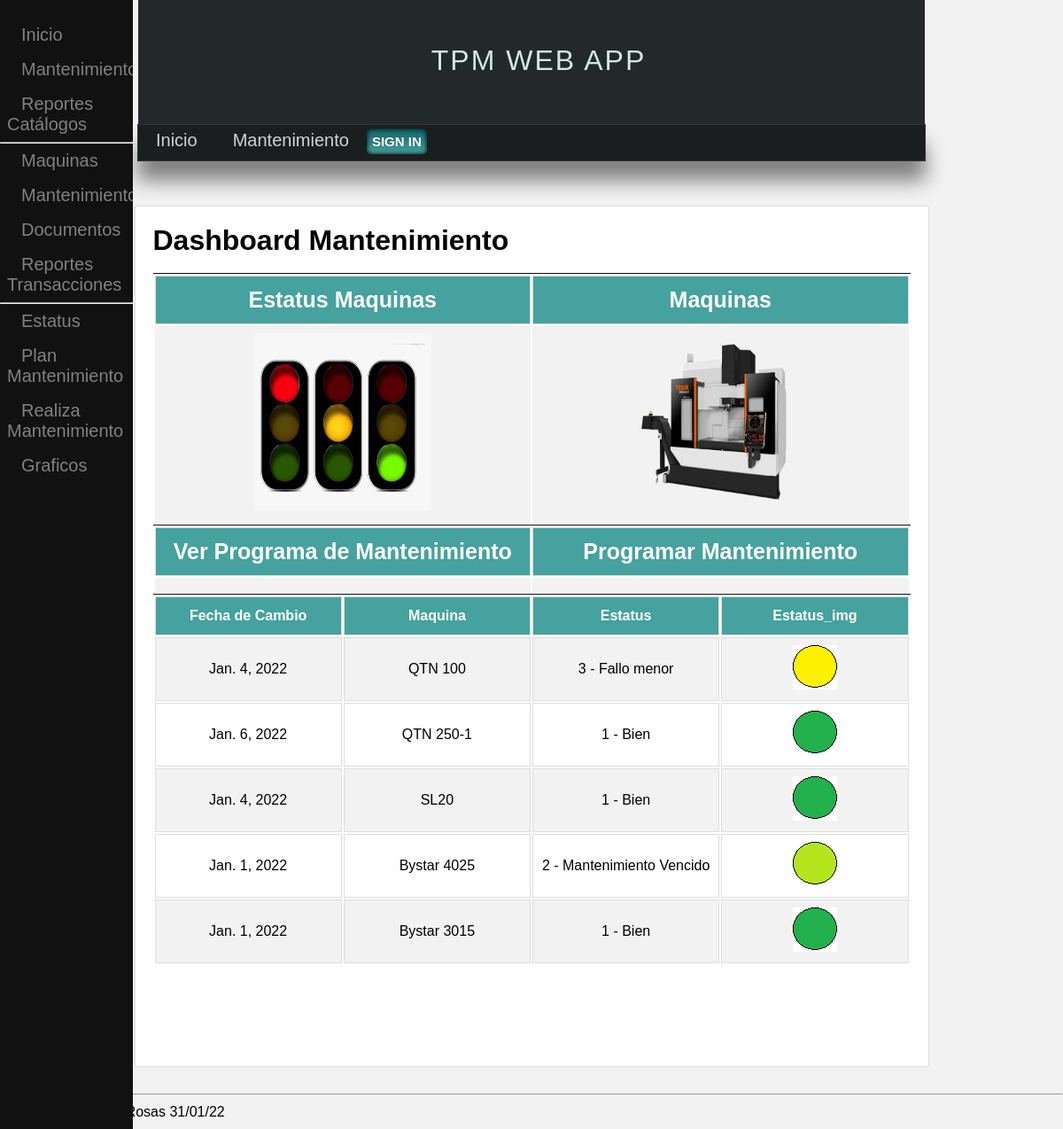
Page /mantenimiento/ on the committed database.
### mantt/models.py (models this page shows, shortened)
class Estatus(models.Model):
    fecha_cambio = models.DateField(auto_now_add=True)
    maquina = models.ForeignKey(Maquina, on_delete=CASCADE)
    estatus = models.ForeignKey(Estatus_master, on_delete=DO_NOTHING)

class Maquina(models.Model):
    nombre_maquina = models.CharField(max_length=100, blank=False, verbose_name='Maquina',unique=True)
    modelo = models.ForeignKey(Modelo, on_delete=DO_NOTHING)
    no_serie = models.CharField(max_length=100)
    codigo_kepler = models.CharField(max_length=100)
    imagen = models.ImageField(blank=True,upload_to='maquina_master')
    def __str__(self):
        return '{}'.format(self.nombre_maquina)

class Estatus_master(models.Model):
    estatus_mast = models.CharField(max_length=50)
    img_estatus = models.ImageField(upload_to='status_master', verbose_name='Indicador')
    def __str__(self):
        return '{} - {}'.format(self.id, self.estatus_mast)

### mantt/views/ini_mant.py (the view)
# urls.py: path('mantenimiento/',mt.ini_mant, name='ini_mant'),
def ini_mant(request):
    maquinas = Maquina.objects.all()
    lista = []
    for maq in maquinas:
        last_status = Estatus.objects.filter(maquina=maq).order_by('-fecha_cambio','-id')
        if len(last_status) != 0:
            lista.append(last_status[0])
    return render(request, 'ini_mant.html',{
        'lista' : lista,
    })

### mantt/templates/ini_mant.html (shortened to what this page needs)
{% extends 'base.html' %}
{% block content %}
{% include 'sidenav_mant.html'%}
{% load static %}
<h1 class="title"> Dashboard Mantenimiento </h1>
<br>
<table class='tile_table'>
    <tr>
        <th> Estatus Maquinas </th>
        <th> Maquinas </th>
    </tr>
    <tr>
        <td> <a href="{% url 'rep_estatus' %}"> <img src="{% static 'images/semaforo-status.png'%}" alt="Semaforo" width="200" height="200"/> </a> </td>
        <td> <a href="{% url 'rep_maquinas' %}"> <img src="{% static 'images/vcn-530c.png'%}" alt="Maquinas" width="200" height="200"/>  </a> </td>
    </tr>
</table>
<table class='tile_table'>
    <tr>
        <th> Ver Programa de Mantenimiento </th>
        <th> Programar Mantenimiento </th>
    </tr>
    <tr>
        <td> </td>
        <td> </td>
    </tr>
</table>
<table>
    <tr>
        <th> Fecha de Cambio </th>
        <th> Maquina </th>
        <th> Estatus </th>
        <th> Estatus_img </th>
    </tr>
{% for l in lista %}
    <tr>
        <td> {{l.fecha_cambio}} </td>
        <td> {{l.maquina}} </td>
        <td> {{l.estatus}} </td>
        <td> <img src="{{l.estatus.img_estatus.url}}" /> </td>
    </tr>
{% endfor %}
</table>
{% endblock %}

### static/css/styles.css (style rules this page uses)
* { margin: 0px; padding: 0px; font-family:Arial, Helvetica, sans-serif; text-decoration: none; }
body { background-color: #f2f2f2; }
table { display: table; width: 100%; border-top: 1px solid #111; table-layout: fixed; text-align: center; }
table td, table th { border: 1px solid #ddd; padding: 8px; }
table tr:nth-child(even) { background-color: #f2f2f2; }
table th { padding-top: 12px; padding-bottom: 12px; text-align: center; background-color: #45a29e; color: white; }
table.tile_table { font-size: 25px; }
table.tile_table tr td { border: #23282B; }

### rows in the picture
Estatus: fecha_cambio "Jan. 4, 2022", maquina "QTN 100", estatus "3 - Fallo menor", estatus.img_estatus (picture)
Estatus: fecha_cambio "Jan. 6, 2022", maquina "QTN 250-1", estatus "1 - Bien", estatus.img_estatus (picture)
Estatus: fecha_cambio "Jan. 4, 2022", maquina "SL20", estatus "1 - Bien", estatus.img_estatus (picture)
Estatus: fecha_cambio "Jan. 1, 2022", maquina "Bystar 4025", estatus "2 - Mantenimiento Vencido", estatus.img_estatus (picture)
Estatus: fecha_cambio "Jan. 1, 2022", maquina "Bystar 3015", estatus "1 - Bien", estatus.img_estatus (picture)
